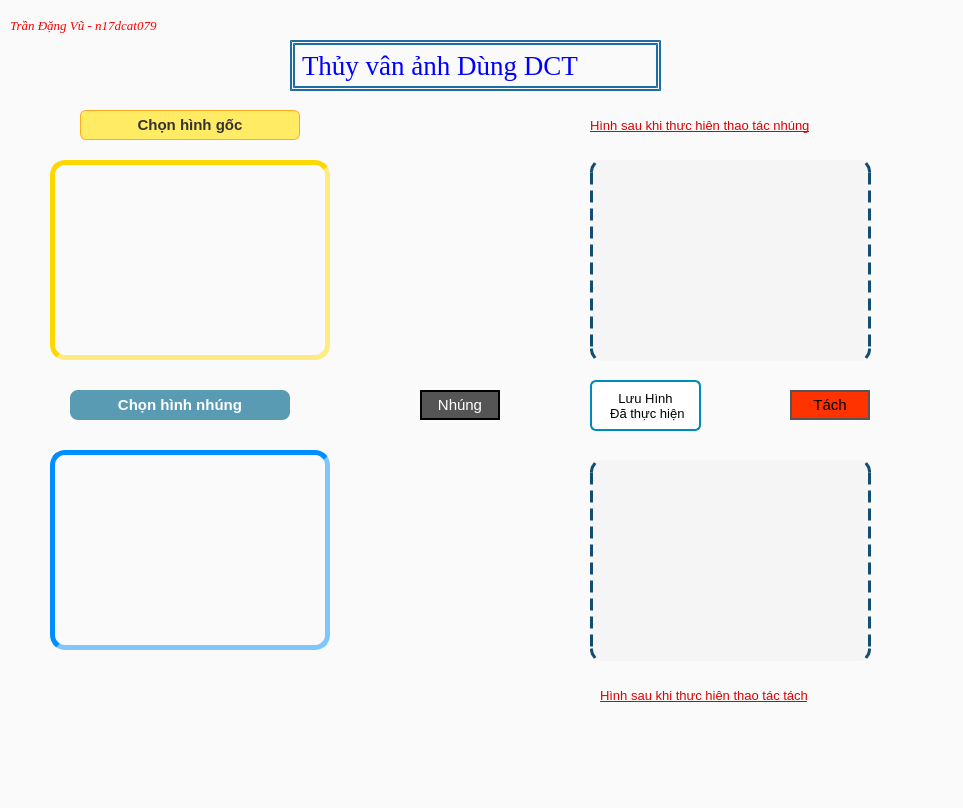
<?xml version="1.0" encoding="UTF-8"?>
<ui version="4.0">
 <class>MainWindow</class>
 <widget class="QMainWindow" name="MainWindow">
  <property name="geometry">
   <rect>
    <x>0</x>
    <y>0</y>
    <width>963</width>
    <height>808</height>
   </rect>
  </property>
  <property name="minimumSize">
   <size>
    <width>775</width>
    <height>400</height>
   </size>
  </property>
  <property name="windowTitle">
   <string>Tool - Thủy vân ảnh  - DCT</string>
  </property>
  <property name="statusTip">
   <string/>
  </property>
  <property name="whatsThis">
   <string/>
  </property>
  <property name="accessibleDescription">
   <string/>
  </property>
  <property name="styleSheet">
   <string notr="true">background-color:rgb(250, 250, 250);</string>
  </property>
  <widget class="QWidget" name="centralwidget">
   <widget class="QLabel" name="lb_original">
    <property name="enabled">
     <bool>true</bool>
    </property>
    <property name="geometry">
     <rect>
      <x>50</x>
      <y>160</y>
      <width>280</width>
      <height>200</height>
     </rect>
    </property>
    <property name="styleSheet">
     <string notr="true">border: 5px inset #FFD700;
border-radius:15px;</string>
    </property>
    <property name="text">
     <string/>
    </property>
    <property name="scaledContents">
     <bool>true</bool>
    </property>
   </widget>
   <widget class="QLabel" name="lb_mark">
    <property name="geometry">
     <rect>
      <x>50</x>
      <y>450</y>
      <width>280</width>
      <height>200</height>
     </rect>
    </property>
    <property name="styleSheet">
     <string notr="true">border: 5px inset #008EFF;
border-radius:15px;</string>
    </property>
    <property name="text">
     <string/>
    </property>
    <property name="scaledContents">
     <bool>true</bool>
    </property>
   </widget>
   <widget class="QPushButton" name="btn_image_ori">
    <property name="geometry">
     <rect>
      <x>80</x>
      <y>110</y>
      <width>220</width>
      <height>30</height>
     </rect>
    </property>
    <property name="cursor">
     <cursorShape>PointingHandCursor</cursorShape>
    </property>
    <property name="styleSheet">
     <string notr="true">#btn_image_ori
{
	background:linear-gradient(to bottom, #ffec64 5%, #ffab23 100%);
	background-color:#ffec64;
	border-radius:6px;
	border:1px solid #ffaa22;
	color:#333333;
	font-family:Arial;
	font-size:15px;
	font-weight:bold;
	padding:6px 24px;
}
#btn_image_ori:pressed 
{
	background:linear-gradient(to bottom, #ffab23 5%, #ffec64 100%);
	background-color:#ffab23;
	font-size:12px;
}</string>
    </property>
    <property name="text">
     <string>Chọn hình gốc</string>
    </property>
   </widget>
   <widget class="QPushButton" name="btn_image_mark">
    <property name="geometry">
     <rect>
      <x>70</x>
      <y>390</y>
      <width>220</width>
      <height>30</height>
     </rect>
    </property>
    <property name="cursor">
     <cursorShape>PointingHandCursor</cursorShape>
    </property>
    <property name="toolTip">
     <string/>
    </property>
    <property name="styleSheet">
     <string notr="true">#btn_image_mark
{	
	background:linear-gradient(to bottom, #599bb3 5%, #408c99 100%);
	background-color:#599bb3;
	border-radius:8px;
	color:#ffffff;
	font-family:Arial;
	font-size:15px;
	font-weight:bold;
	padding:6px 24px;
}
#btn_image_mark:pressed
{
	background:linear-gradient(to bottom, #0c6470 5%, #599bb3 100%);
	background-color:#0c6470;
	font-size:12px;
}
</string>
    </property>
    <property name="text">
     <string>Chọn hình nhúng</string>
    </property>
   </widget>
   <widget class="QPushButton" name="btn_embedding">
    <property name="geometry">
     <rect>
      <x>420</x>
      <y>390</y>
      <width>80</width>
      <height>30</height>
     </rect>
    </property>
    <property name="cursor">
     <cursorShape>PointingHandCursor</cursorShape>
    </property>
    <property name="styleSheet">
     <string notr="true">#btn_embedding
{
	background-color: #555555;
  	color: white;
	border: 2px solid #000000;
 	 font-size:15px;
}
#btn_embedding:pressed
{
	background-color: white;
	color: black;
	border: 2px solid #555555;
	font-size:12px;
}</string>
    </property>
    <property name="text">
     <string>Nhúng</string>
    </property>
   </widget>
   <widget class="QPushButton" name="btn_exacting">
    <property name="geometry">
     <rect>
      <x>790</x>
      <y>390</y>
      <width>80</width>
      <height>30</height>
     </rect>
    </property>
    <property name="cursor">
     <cursorShape>PointingHandCursor</cursorShape>
    </property>
    <property name="styleSheet">
     <string notr="true">#btn_exacting
{
  background-color: #ff3300;
  color: black;
  border: 2px solid #555555;
  font-size:15px;
}
#btn_exacting:pressed
{
	background-color: #cc0000;
  	color: white;
	font-size:12px;
}</string>
    </property>
    <property name="text">
     <string>Tách</string>
    </property>
   </widget>
   <widget class="QLabel" name="label">
    <property name="geometry">
     <rect>
      <x>290</x>
      <y>40</y>
      <width>371</width>
      <height>51</height>
     </rect>
    </property>
    <property name="font">
     <font>
      <family>Times New Roman</family>
      <pointsize>20</pointsize>
      <weight>50</weight>
      <bold>false</bold>
     </font>
    </property>
    <property name="styleSheet">
     <string notr="true">color: rgb(0, 0, 255);
border: 5px double #1C6EA4;</string>
    </property>
    <property name="text">
     <string>Thủy vân ảnh Dùng DCT</string>
    </property>
   </widget>
   <widget class="QLabel" name="label_2">
    <property name="geometry">
     <rect>
      <x>10</x>
      <y>10</y>
      <width>211</width>
      <height>31</height>
     </rect>
    </property>
    <property name="font">
     <font>
      <family>Times New Roman</family>
      <pointsize>10</pointsize>
      <italic>true</italic>
     </font>
    </property>
    <property name="cursor">
     <cursorShape>WhatsThisCursor</cursorShape>
    </property>
    <property name="toolTip">
     <string>Lê Trường Giang 
 https://github.com/TrG-1999</string>
    </property>
    <property name="statusTip">
     <string>https://github.com/TrG-1999/programming/tree/master/ProgamDemo/DemoPython/Watermark_With_DWT</string>
    </property>
    <property name="whatsThis">
     <string/>
    </property>
    <property name="accessibleName">
     <string/>
    </property>
    <property name="accessibleDescription">
     <string/>
    </property>
    <property name="styleSheet">
     <string notr="true">color: rgb(255, 0, 0);</string>
    </property>
    <property name="text">
     <string>Trần Đặng Vũ - n17dcat079</string>
    </property>
   </widget>
   <widget class="QLabel" name="lb_watermark">
    <property name="geometry">
     <rect>
      <x>590</x>
      <y>160</y>
      <width>281</width>
      <height>201</height>
     </rect>
    </property>
    <property name="styleSheet">
     <string notr="true">#lb_watermark
{
	
	background-color: rgb(245, 245, 245);
	border: 3px dashed #134D72;
	border-top: none;
	border-radius:11px;
	border-bottom: none;
}</string>
    </property>
    <property name="text">
     <string/>
    </property>
    <property name="scaledContents">
     <bool>true</bool>
    </property>
    <property name="textInteractionFlags">
     <set>Qt::LinksAccessibleByMouse</set>
    </property>
   </widget>
   <widget class="QPushButton" name="btn_save">
    <property name="geometry">
     <rect>
      <x>590</x>
      <y>380</y>
      <width>111</width>
      <height>51</height>
     </rect>
    </property>
    <property name="font">
     <font>
      <family>Arial</family>
      <pointsize>10</pointsize>
      <weight>50</weight>
      <bold>false</bold>
     </font>
    </property>
    <property name="cursor">
     <cursorShape>PointingHandCursor</cursorShape>
    </property>
    <property name="styleSheet">
     <string notr="true">#btn_save
{
	background-color: white; 
  	color: black; 
 	border: 2px solid #008CBA;
	border-radius:6px;
}
#btn_save:pressed
{
	background-color: #008CBA;
	color: white;
}</string>
    </property>
    <property name="text">
     <string>Lưu Hình 
 Đã thực hiện</string>
    </property>
    <property name="shortcut">
     <string>Ctrl+S</string>
    </property>
   </widget>
   <widget class="QLabel" name="lb_noti1">
    <property name="geometry">
     <rect>
      <x>590</x>
      <y>110</y>
      <width>291</width>
      <height>31</height>
     </rect>
    </property>
    <property name="font">
     <font>
      <pointsize>10</pointsize>
      <underline>true</underline>
     </font>
    </property>
    <property name="styleSheet">
     <string notr="true">#lb_noti1
{
	color: rgb(221, 0, 0);
}</string>
    </property>
    <property name="text">
     <string>Hình sau khi thực hiện thao tác nhúng</string>
    </property>
    <property name="textInteractionFlags">
     <set>Qt::LinksAccessibleByMouse|Qt::TextSelectableByMouse</set>
    </property>
   </widget>
   <widget class="QLabel" name="lb_watermark_2">
    <property name="geometry">
     <rect>
      <x>590</x>
      <y>460</y>
      <width>281</width>
      <height>201</height>
     </rect>
    </property>
    <property name="styleSheet">
     <string notr="true">#lb_watermark_2
{
	
	background-color: rgb(245, 245, 245);
	border: 3px dashed #134D72;
	border-top: none;
	border-radius:11px;
	border-bottom: none;
}</string>
    </property>
    <property name="text">
     <string/>
    </property>
    <property name="scaledContents">
     <bool>true</bool>
    </property>
    <property name="textInteractionFlags">
     <set>Qt::LinksAccessibleByMouse</set>
    </property>
   </widget>
   <widget class="QLabel" name="lb_noti1_2">
    <property name="geometry">
     <rect>
      <x>600</x>
      <y>680</y>
      <width>291</width>
      <height>31</height>
     </rect>
    </property>
    <property name="font">
     <font>
      <pointsize>10</pointsize>
      <underline>true</underline>
     </font>
    </property>
    <property name="styleSheet">
     <string notr="true">#lb_noti1_2
{
	color: rgb(221, 0, 0);
}</string>
    </property>
    <property name="text">
     <string>Hình sau khi thực hiện thao tác tách</string>
    </property>
    <property name="textInteractionFlags">
     <set>Qt::LinksAccessibleByMouse|Qt::TextSelectableByMouse</set>
    </property>
   </widget>
  </widget>
  <widget class="QStatusBar" name="statusbar"/>
 </widget>
 <resources/>
 <connections/>
</ui>
